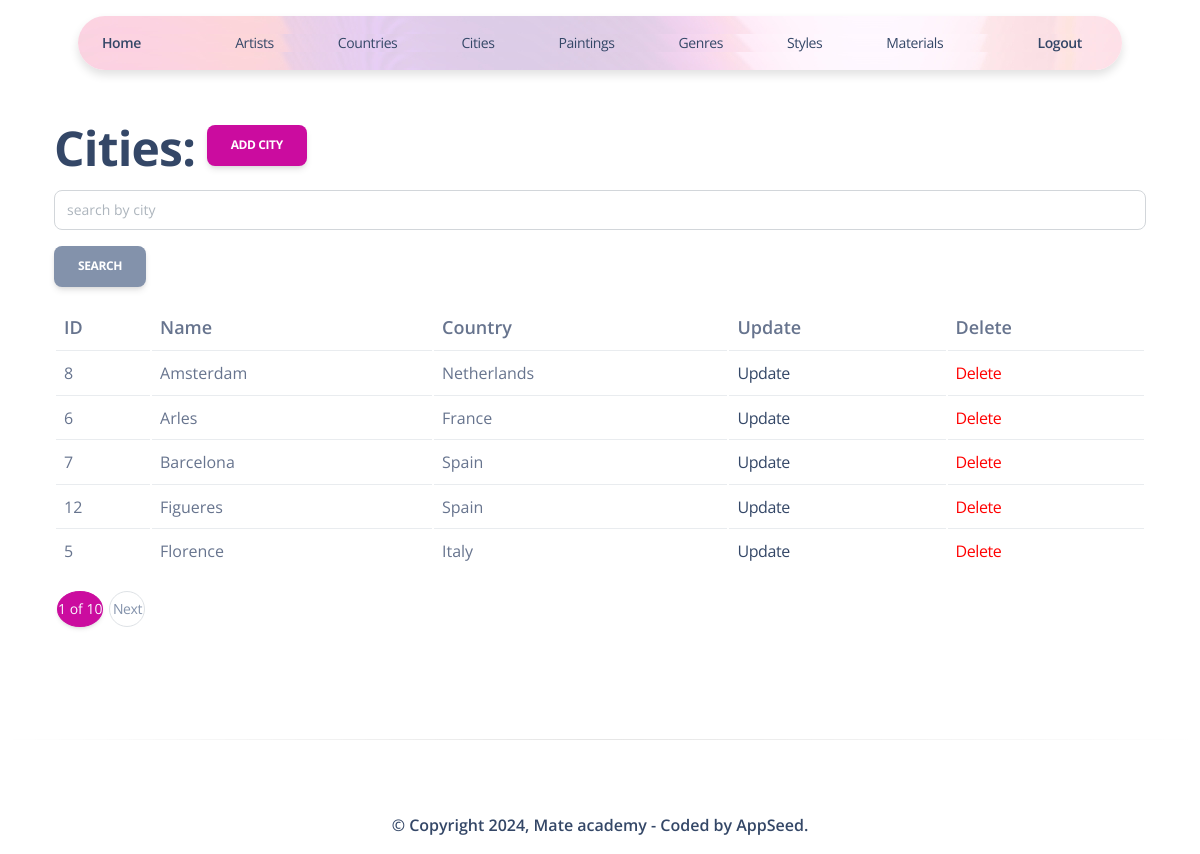
Page /cities/ (signed in) on the committed database.
### gallery/models.py (models this page shows, shortened)
class City(models.Model):
    city_name = models.CharField(max_length=255)
    country = models.ForeignKey(
        Country,
        on_delete=models.SET_NULL,
        null=True,
        related_name="countries"
    )
    class Meta:
        ordering = ("city_name",)
        verbose_name_plural = "cities"

class Country(models.Model):
    country_name = models.CharField(max_length=255)
    class Meta:
        ordering = ("country_name",)
        verbose_name_plural = "countries"
    def __str__(self):
        return self.country_name

### gallery/views.py (the view)
# urls.py: path("cities/", CityListView.as_view(), name="city-list"),
class CityListView(LoginRequiredMixin, generic.ListView):
    model = City
    paginate_by = 5
    def get_context_data(self, *, object_list=None, **kwargs):
        context = super(CityListView, self).get_context_data(**kwargs)
        city_name = self.request.GET.get("city_name", "")
        context["search_form"] = CitySearchForm(
            initial={"city_name": city_name}
        )
        return context
    def get_queryset(self):
        queryset = City.objects.all().select_related("country")
        form = CitySearchForm(self.request.GET)
        if form.is_valid():
            return queryset.filter(city_name__icontains=form.cleaned_data["city_name"])
        return queryset

### gallery/forms.py
class CitySearchForm(forms.Form):
    city_name = forms.CharField(
        max_length=255,
        required=False,
        label="",
        widget=forms.TextInput(
            attrs={
                "placeholder": "search by city"
            }
        )
    )

### gallery/templatetags/query_transform.py (called while the page is built)
@register.simple_tag
def query_transform(request, **kwargs):
    updated = request.GET.copy()
    for key, value in kwargs.items():
        if value is not None:
            updated[key] = value
        else:
            updated.pop(key, 0)
    return updated.urlencode()

### templates/gallery/city_list.html
{% extends "layouts/base_sections.html" %}
{% block header %}
  {% include 'includes/navigation.html' %}
{% endblock header %}
{% block content %}
  <div class="container mt-5">
    <h1>Cities:
      <a class="float-right btn btn-primary" href="{% url 'gallery:city-create' %}">Add city</a>
    </h1>
    {% include "includes/search_form.html" %}
    {% if city_list %}
      <table class="table">
        <tr style="font-size: large">
          <th>ID</th>
          <th>Name</th>
          <th>Country</th>
          <th>Update</th>
          <th>Delete</th>
        </tr>
        {% for city in city_list %}
          <tr>
            <td>
              {{ city.id }}
            </td>
            <td>
              {{ city.city_name }}
            </td>
            <td>
              {{ city.country }}
            </td>
            <td>
              <a href="{% url 'gallery:city-update' city.id %}">Update</a>
            </td>
            <td>
              <a style="color: red" href="{% url 'gallery:city-delete' city.id %}">Delete</a>
            </td>
          </tr>
        {% endfor %}
      </table>
    {% else %}
      <p>There are no cities in the gallery.</p>
    {% endif %}
  </div>
{% endblock %}

### rows in the picture
City: id "8", city_name "Amsterdam", country "Netherlands"
City: id "6", city_name "Arles", country "France"
City: id "7", city_name "Barcelona", country "Spain"
City: id "12", city_name "Figueres", country "Spain"
City: id "5", city_name "Florence", country "Italy"

### other values in the picture
{{ page_obj.number }} "1"
{{ paginator.num_pages }} "10"
